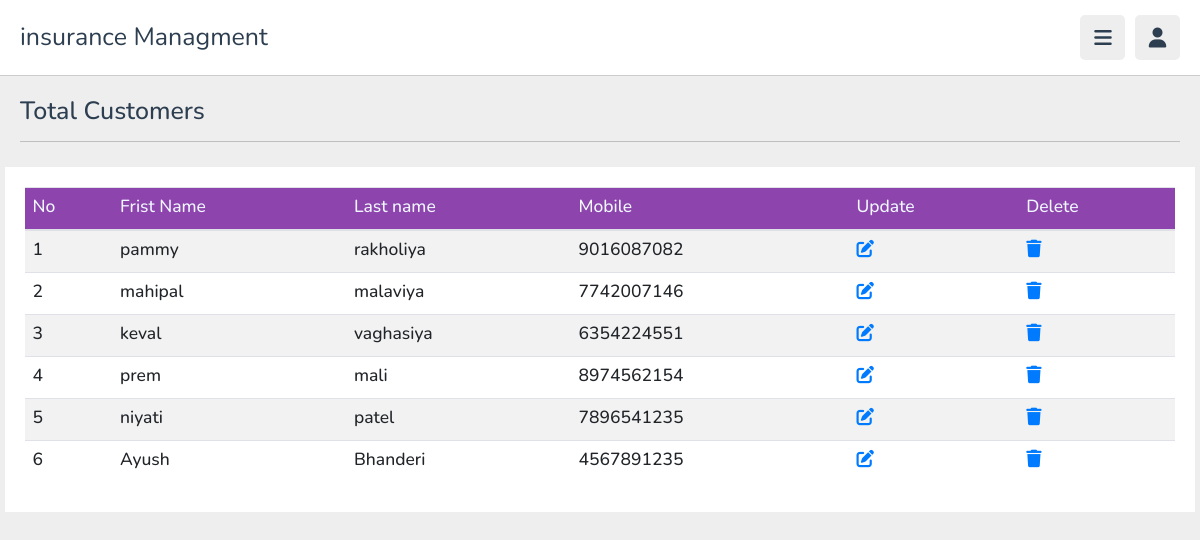
Screenshot of /total_register_user with the database file from the repository.
### myapp/models.py (models this page shows, shortened)
class User(models.Model):
    fname = models.CharField(max_length=50)
    lname = models.CharField(max_length=50)
    email = models.EmailField(max_length=254)
    no = models.BigIntegerField()
    password = models.CharField(max_length=50)

### myapp/views.py (the view)
# urls.py: path('total_register_user', views.total_register_user, name='total_register_user'),
def total_register_user(request):
    users = User.objects.all()
    user_count = users.count()
    return render(request, "total_register_user.html", {'users': users})

### myapp/templates/total_register_user.html (shortened to what this page needs)
{% load static %}
{% include "admin_header.html" %}
{% block admin_content %}
<section class="playlist-details">
   <h1 class="heading"> Total Customers </h1>
   <div class="row">
      <table class="table table-striped">
         <thead>
             <tr style="background-color: #8e44ad; color: aliceblue;">
                 <th><h3>No<h3></th>
                 <th><h3>Frist Name</h3></th>
                 <th><h3>Last name</h3></th>
                 <th><h3>Mobile</h3></th>
                 <th><h3>Update</h3></th>
                 <th><h3>Delete</h3></th>
             </tr>
         </thead>
         <tbody>
            {% for user in users %}
            <tr>
                <th scope="row"><h3>{{ forloop.counter }}</h3></th>
                <td><h3>{{ user.fname }}</h3></td>
                <td><h3>{{ user.lname }}</h3></td>
                <td><h3>{{ user.no }}</h3></td>
                <td><h3><a href="{% url "ac_update" user.id%}"><i class="fa-solid fa-pen-to-square"></i></a></h3></td>
                <td><h3><a href="{% url "ac_delete" user.id%}" onclick="confirmDelete('{{ user.id }}')"><i class="fa-solid fa-trash"></i></a></h3></td>
            </tr>
            {% endfor %}
         </tbody>
     </table>
   </div>
</section>
{% endblock %}

### myapp/templates/admin_header.html (shortened to what this page needs)
{% load static %}
<!DOCTYPE html>
<html lang="en">
<head>
   <link rel="stylesheet" href="https://cdnjs.cloudflare.com/ajax/libs/font-awesome/6.1.2/css/all.min.css">
   <link rel="stylesheet" href="{% static 'css/style.css' %}">
   <link rel="stylesheet" href="https://cdn.jsdelivr.net/npm/bootstrap@4.4.1/dist/css/bootstrap.min.css">
   <link rel="stylesheet" href="{% static 'css/style.css' %}">
</head>
<body>
<header class="header">
   <section class="flex">
      <a href="home.html" class="logo">insurance Managment</a>
      <div class="icons">
         <div id="menu-btn" class="fas fa-bars"></div>
         <div id="user-btn" class="fas fa-user"></div>
      </div>
   </section>
</header>
</body>
</html>

### myapp/static/css/style.css (style rules this page uses)
:root { --main-color:#8e44ad; --red:#e74c3c; --orange:#f39c12; --light-color:#888; --light-bg:#eee; --black:#2c3e50; --white:#fff; --border:.1rem solid rgba(0,0,0,.2); }
* { font-family: 'Nunito', sans-serif; margin:0; padding:0; box-sizing: border-box; outline: none; border:none; text-decoration: none; }
html { font-size: 62.5%; overflow-x: hidden; }
body { background-color: var(--light-bg); padding-left: 30rem; }
section { padding:2rem; margin: 0 auto; max-width: 1200px; }
.heading { font-size: 2.5rem; color:var(--black); margin-bottom: 2.5rem; border-bottom: var(--border); padding-bottom: 1.5rem; text-transform: capitalize; }
.header { position: sticky; top:0; left:0; right: 0; background-color: var(--white); z-index: 1000; border-bottom: var(--border); }
.header .flex { display: flex; align-items: center; justify-content: space-between; position: relative; padding: 1.5rem 2rem; }
.header .flex .logo { font-size: 2.5rem; color: var(--black); }
.header .flex .icons div { font-size: 2rem; color:var(--black); background-color: var(--light-bg); border-radius: .5rem; height: 4.5rem; width: 4.5rem; line-height: 4.5rem; cursor: pointer; text-align: center; margin-left: .7rem; }
.playlist-details .row { display: flex; align-items: flex-end; gap:3rem; flex-wrap: wrap; background-color: var(--white); padding: 2rem; }
@media (max-width:1200px) { body { padding-left: 0; } }

### rows the page displays
User: fname "pammy", lname "rakholiya", no "9016087082"
User: fname "mahipal", lname "malaviya", no "7742007146"
User: fname "keval", lname "vaghasiya", no "6354224551"
User: fname "prem", lname "mali", no "8974562154"
User: fname "niyati", lname "patel", no "7896541235"
User: fname "Ayush", lname "Bhanderi", no "4567891235"
